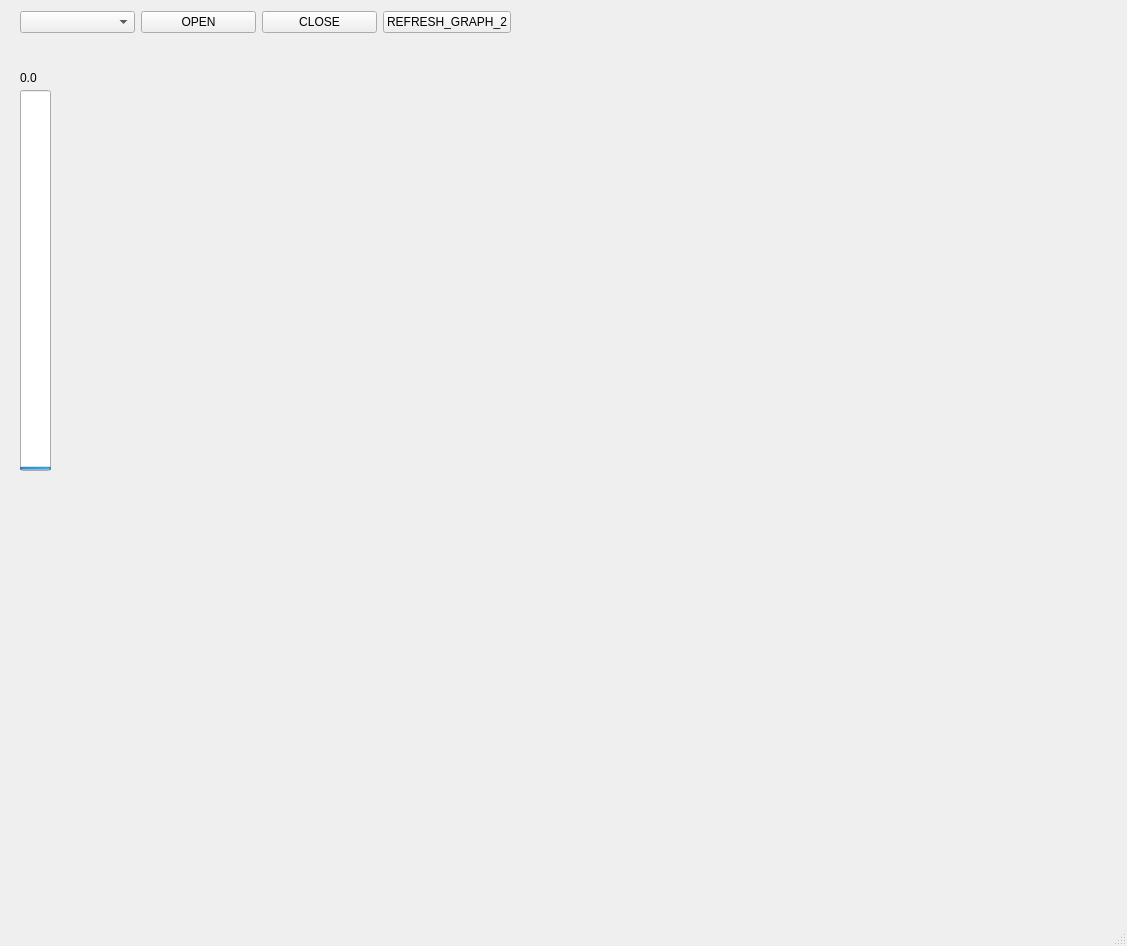
<?xml version="1.0" encoding="UTF-8"?>
<ui version="4.0">
 <class>MainWindow</class>
 <widget class="QMainWindow" name="MainWindow">
  <property name="geometry">
   <rect>
    <x>0</x>
    <y>0</y>
    <width>1127</width>
    <height>946</height>
   </rect>
  </property>
  <property name="windowTitle">
   <string>MainWindow</string>
  </property>
  <widget class="QWidget" name="centralwidget">
   <widget class="QWidget" name="layoutWidget">
    <property name="geometry">
     <rect>
      <x>20</x>
      <y>10</y>
      <width>491</width>
      <height>25</height>
     </rect>
    </property>
    <layout class="QHBoxLayout" name="horizontalLayout">
     <item>
      <widget class="QComboBox" name="ComList"/>
     </item>
     <item>
      <widget class="QPushButton" name="openBtn">
       <property name="text">
        <string>OPEN</string>
       </property>
      </widget>
     </item>
     <item>
      <widget class="QPushButton" name="closeBtn">
       <property name="text">
        <string>CLOSE</string>
       </property>
      </widget>
     </item>
     <item>
      <widget class="QPushButton" name="rfrshBtn">
       <property name="text">
        <string>REFRESH_GRAPH_2</string>
       </property>
      </widget>
     </item>
    </layout>
   </widget>
   <widget class="QProgressBar" name="progressBar">
    <property name="enabled">
     <bool>true</bool>
    </property>
    <property name="geometry">
     <rect>
      <x>20</x>
      <y>90</y>
      <width>31</width>
      <height>381</height>
     </rect>
    </property>
    <property name="maximum">
     <number>65536</number>
    </property>
    <property name="value">
     <number>128</number>
    </property>
    <property name="textVisible">
     <bool>true</bool>
    </property>
    <property name="orientation">
     <enum>Qt::Vertical</enum>
    </property>
    <property name="invertedAppearance">
     <bool>false</bool>
    </property>
   </widget>
   <widget class="QLabel" name="adcLbl">
    <property name="geometry">
     <rect>
      <x>20</x>
      <y>70</y>
      <width>57</width>
      <height>15</height>
     </rect>
    </property>
    <property name="text">
     <string>0.0</string>
    </property>
   </widget>
   <widget class="PlotWidget" name="graph" native="true">
    <property name="geometry">
     <rect>
      <x>130</x>
      <y>70</y>
      <width>951</width>
      <height>411</height>
     </rect>
    </property>
   </widget>
   <widget class="PlotWidget" name="graph2" native="true">
    <property name="geometry">
     <rect>
      <x>130</x>
      <y>510</y>
      <width>961</width>
      <height>391</height>
     </rect>
    </property>
   </widget>
  </widget>
  <widget class="QStatusBar" name="statusbar"/>
 </widget>
 <customwidgets>
  <customwidget>
   <class>PlotWidget</class>
   <extends>QWidget</extends>
   <header>pyqtgraph</header>
   <container>1</container>
  </customwidget>
 </customwidgets>
 <resources/>
 <connections/>
</ui>
